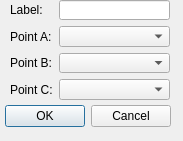
<?xml version="1.0" encoding="UTF-8"?>
<ui version="4.0">
 <class>AddTriangle</class>
 <widget class="QDialog" name="AddTriangle">
  <property name="geometry">
   <rect>
    <x>0</x>
    <y>0</y>
    <width>183</width>
    <height>141</height>
   </rect>
  </property>
  <property name="windowTitle">
   <string>Dialog</string>
  </property>
  <widget class="QDialogButtonBox" name="buttonBox">
   <property name="geometry">
    <rect>
     <x>0</x>
     <y>100</y>
     <width>171</width>
     <height>32</height>
    </rect>
   </property>
   <property name="orientation">
    <enum>Qt::Horizontal</enum>
   </property>
   <property name="standardButtons">
    <set>QDialogButtonBox::Cancel|QDialogButtonBox::Ok</set>
   </property>
  </widget>
  <widget class="QWidget" name="formLayoutWidget">
   <property name="geometry">
    <rect>
     <x>10</x>
     <y>0</y>
     <width>160</width>
     <height>100</height>
    </rect>
   </property>
   <layout class="QFormLayout" name="formLayout">
    <item row="0" column="0">
     <widget class="QLabel" name="labelLabel">
      <property name="text">
       <string>Label:</string>
      </property>
     </widget>
    </item>
    <item row="0" column="1">
     <widget class="QLineEdit" name="labelLineEdit"/>
    </item>
    <item row="1" column="0">
     <widget class="QLabel" name="pointALabel">
      <property name="text">
       <string>Point A:</string>
      </property>
     </widget>
    </item>
    <item row="1" column="1">
     <widget class="QComboBox" name="pointAComboBox"/>
    </item>
    <item row="2" column="0">
     <widget class="QLabel" name="pointBLabel">
      <property name="text">
       <string>Point B:</string>
      </property>
     </widget>
    </item>
    <item row="2" column="1">
     <widget class="QComboBox" name="pointBComboBox"/>
    </item>
    <item row="3" column="0">
     <widget class="QLabel" name="pointCLabel">
      <property name="text">
       <string>Point C:</string>
      </property>
     </widget>
    </item>
    <item row="3" column="1">
     <widget class="QComboBox" name="pointCComboBox"/>
    </item>
   </layout>
  </widget>
 </widget>
 <resources/>
 <connections>
  <connection>
   <sender>buttonBox</sender>
   <signal>accepted()</signal>
   <receiver>AddTriangle</receiver>
   <slot>accept()</slot>
   <hints>
    <hint type="sourcelabel">
     <x>248</x>
     <y>254</y>
    </hint>
    <hint type="destinationlabel">
     <x>157</x>
     <y>274</y>
    </hint>
   </hints>
  </connection>
  <connection>
   <sender>buttonBox</sender>
   <signal>rejected()</signal>
   <receiver>AddTriangle</receiver>
   <slot>reject()</slot>
   <hints>
    <hint type="sourcelabel">
     <x>316</x>
     <y>260</y>
    </hint>
    <hint type="destinationlabel">
     <x>286</x>
     <y>274</y>
    </hint>
   </hints>
  </connection>
 </connections>
</ui>
